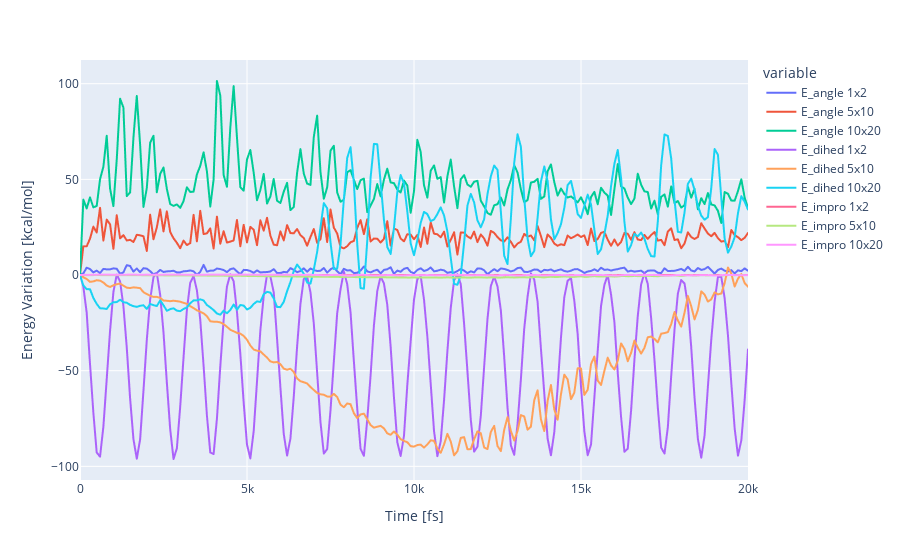

This figure's notebook cell:
### Code cell
fig = px.line(df1,x='Time',y=[Ea1, Ea2, Ea3, Ed1, Ed2, Ed3, Ei1, Ei2, Ei3])
fig.data[0].name = 'E_angle 1x2'
fig.data[1].name = 'E_angle 5x10'
fig.data[2].name = 'E_angle 10x20'
fig.data[3].name = 'E_dihed 1x2'
fig.data[4].name = 'E_dihed 5x10'
fig.data[5].name = 'E_dihed 10x20'
fig.data[6].name = 'E_impro 1x2'
fig.data[7].name = 'E_impro 5x10'
fig.data[8].name = 'E_impro 10x20'
fig.update_yaxes(title="Energy Variation [kcal/mol]")
fig.update_xaxes(title="Time [fs]")
fig.show()

### Figure 1 — Plotly figure (JSON) as saved in the notebook; plotly's stock layout.template omitted (floating-point values rounded to 4 significant figures; data arrays with more than 128 entries replaced by an {"elided": "..."} marker saying what was removed)
{"data": [{"hovertemplate": "variable=wide_variable_0<br>Time=%{x}<br>value=%{y}<extra></extra>", "legendgroup": "wide_variable_0", "line": {"color": "#636efa", "dash": "solid"}, "marker": {"symbol": "circle"}, "mode": "lines", "name": "E_angle 1x2", "showlegend": true, "type": "scattergl", "x": {"elided": "201 int values"}, "xaxis": "x", "y": {"elided": "201 float values"}, "yaxis": "y"}, {"hovertemplate": "variable=wide_variable_1<br>Time=%{x}<br>value=%{y}<extra></extra>", "legendgroup": "wide_variable_1", "line": {"color": "#EF553B", "dash": "solid"}, "marker": {"symbol": "circle"}, "mode": "lines", "name": "E_angle 5x10", "showlegend": true, "type": "scattergl", "x": {"elided": "201 int values"}, "xaxis": "x", "y": {"elided": "201 float values"}, "yaxis": "y"}, {"hovertemplate": "variable=wide_variable_2<br>Time=%{x}<br>value=%{y}<extra></extra>", "legendgroup": "wide_variable_2", "line": {"color": "#00cc96", "dash": "solid"}, "marker": {"symbol": "circle"}, "mode": "lines", "name": "E_angle 10x20", "showlegend": true, "type": "scattergl", "x": {"elided": "201 int values"}, "xaxis": "x", "y": {"elided": "201 float values"}, "yaxis": "y"}, {"hovertemplate": "variable=wide_variable_3<br>Time=%{x}<br>value=%{y}<extra></extra>", "legendgroup": "wide_variable_3", "line": {"color": "#ab63fa", "dash": "solid"}, "marker": {"symbol": "circle"}, "mode": "lines", "name": "E_dihed 1x2", "showlegend": true, "type": "scattergl", "x": {"elided": "201 int values"}, "xaxis": "x", "y": {"elided": "201 float values"}, "yaxis": "y"}, {"hovertemplate": "variable=wide_variable_4<br>Time=%{x}<br>value=%{y}<extra></extra>", "legendgroup": "wide_variable_4", "line": {"color": "#FFA15A", "dash": "solid"}, "marker": {"symbol": "circle"}, "mode": "lines", "name": "E_dihed 5x10", "showlegend": true, "type": "scattergl", "x": {"elided": "201 int values"}, "xaxis": "x", "y": {"elided": "201 float values"}, "yaxis": "y"}, {"hovertemplate": "variable=wide_variable_5<br>Time=%{x}<br>value=%{y}<extra></extra>", "legendgroup": "wide_variable_5", "line": {"color": "#19d3f3", "dash": "solid"}, "marker": {"symbol": "circle"}, "mode": "lines", "name": "E_dihed 10x20", "showlegend": true, "type": "scattergl", "x": {"elided": "201 int values"}, "xaxis": "x", "y": {"elided": "201 float values"}, "yaxis": "y"}, {"hovertemplate": "variable=wide_variable_6<br>Time=%{x}<br>value=%{y}<extra></extra>", "legendgroup": "wide_variable_6", "line": {"color": "#FF6692", "dash": "solid"}, "marker": {"symbol": "circle"}, "mode": "lines", "name": "E_impro 1x2", "showlegend": true, "type": "scattergl", "x": {"elided": "201 int values"}, "xaxis": "x", "y": {"elided": "201 float values"}, "yaxis": "y"}, {"hovertemplate": "variable=wide_variable_7<br>Time=%{x}<br>value=%{y}<extra></extra>", "legendgroup": "wide_variable_7", "line": {"color": "#B6E880", "dash": "solid"}, "marker": {"symbol": "circle"}, "mode": "lines", "name": "E_impro 5x10", "showlegend": true, "type": "scattergl", "x": {"elided": "201 int values"}, "xaxis": "x", "y": {"elided": "201 float values"}, "yaxis": "y"}, {"hovertemplate": "variable=wide_variable_8<br>Time=%{x}<br>value=%{y}<extra></extra>", "legendgroup": "wide_variable_8", "line": {"color": "#FF97FF", "dash": "solid"}, "marker": {"symbol": "circle"}, "mode": "lines", "name": "E_impro 10x20", "showlegend": true, "type": "scattergl", "x": {"elided": "201 int values"}, "xaxis": "x", "y": {"elided": "201 float values"}, "yaxis": "y"}], "layout": {"legend": {"title": {"text": "variable"}, "tracegroupgap": 0}, "margin": {"t": 60}, "xaxis": {"anchor": "y", "domain": [0, 1], "title": {"text": "Time [fs]"}}, "yaxis": {"anchor": "x", "domain": [0, 1], "title": {"text": "Energy Variation [kcal/mol]"}}}}
